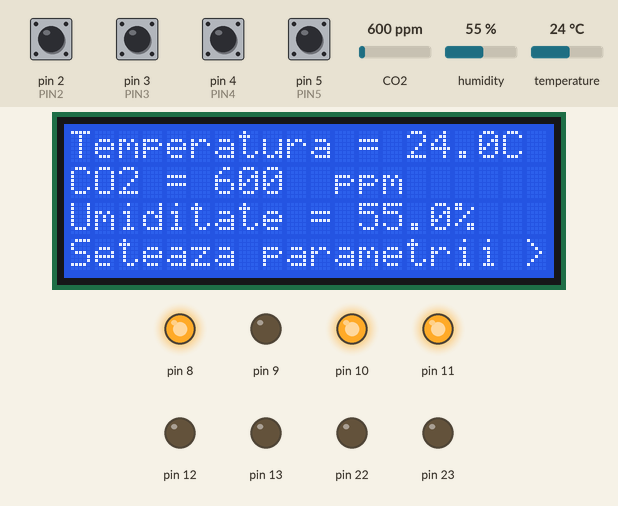
A sketch run on a simulated Arduino Uno, built with avr-gcc and run on an emulated ATmega328P. Shown: 20×4 character LCD, output pins drawn as LEDs (lit = HIGH). Inputs (shaded band) come from the test bench; at power-on: pin 2 (PIN2), pin 3 (PIN3), pin 4 (PIN4), pin 5 (PIN5) HIGH, CO2 600 ppm, temperature 24 °C, humidity 55 %.

Above: at 1.2 s.
1.3 s: CO2 set to 1050 ppm
At 2.2 s:
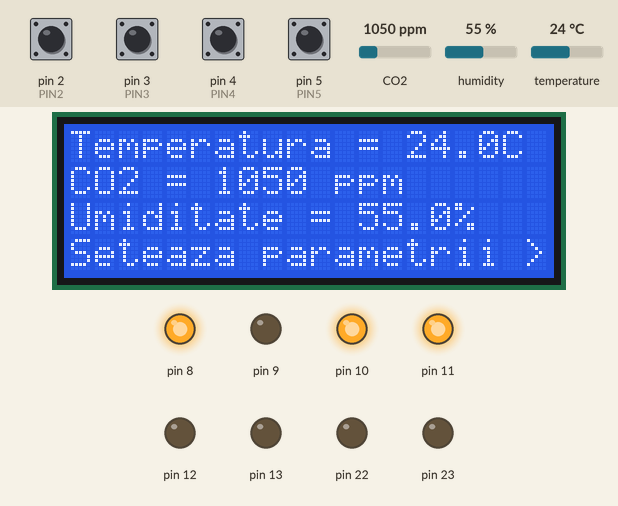
4.3 s: temperature set to 17.7 °C
At 5.7 s:
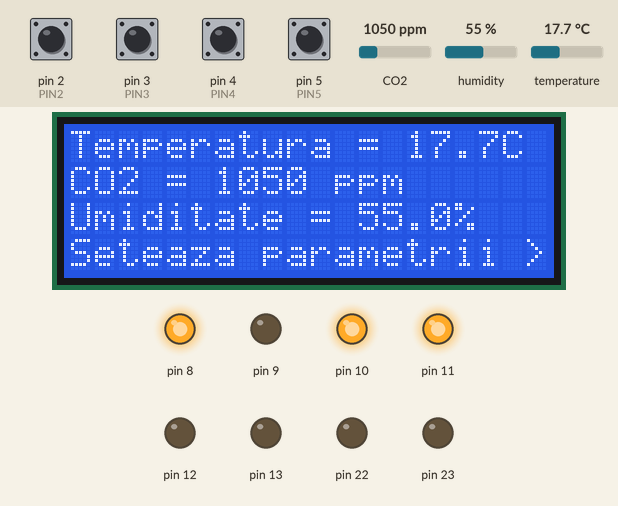
6.0 s: temperature set to 16.3 °C
At 7.2 s:
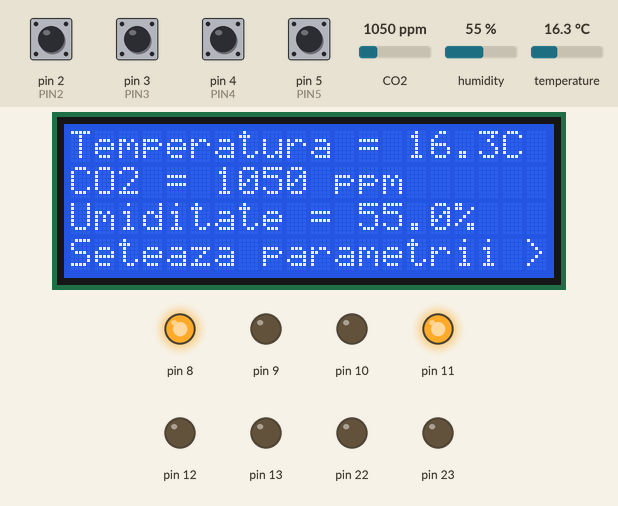
7.6 s: pin 2 (PIN2) pulled LOW for 0.2 s
At 9.3 s:
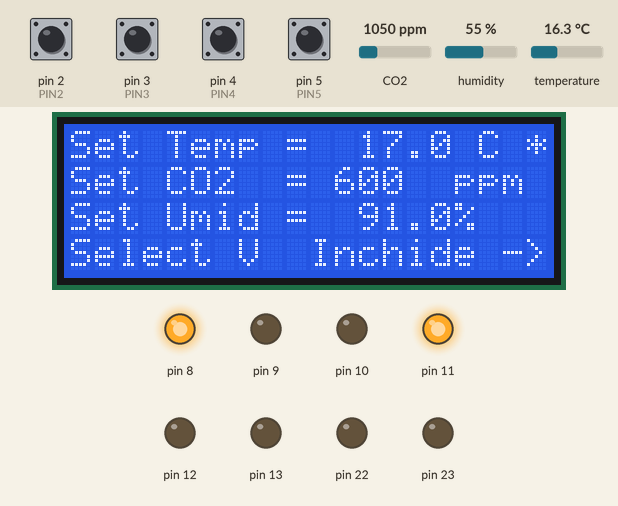
10.8 s: pin 2 (PIN2) pulled LOW for 1 s
At 11.4 s:
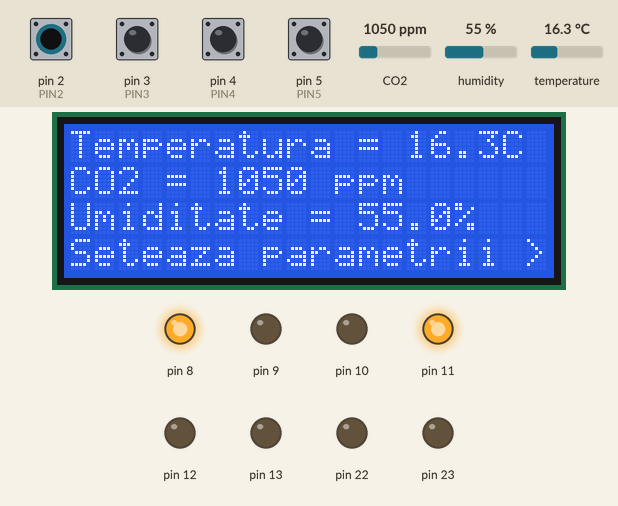
14.8 s: temperature set to 15.4 °C
At 16.1 s:
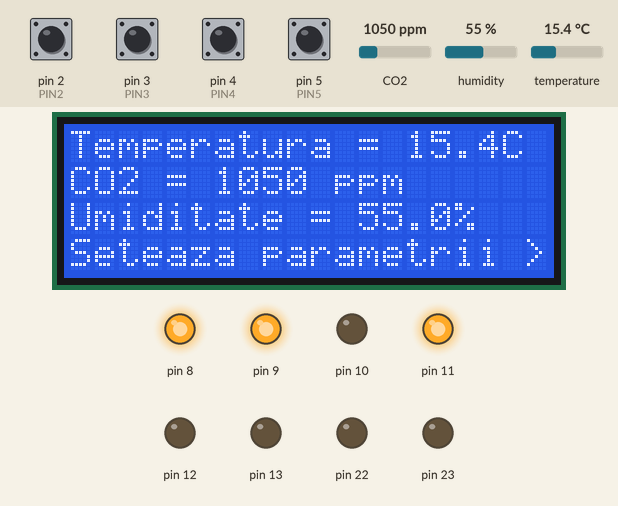
Timing chart, 0 to 17.8 s (numbered marks = the images above; inputs shaded):
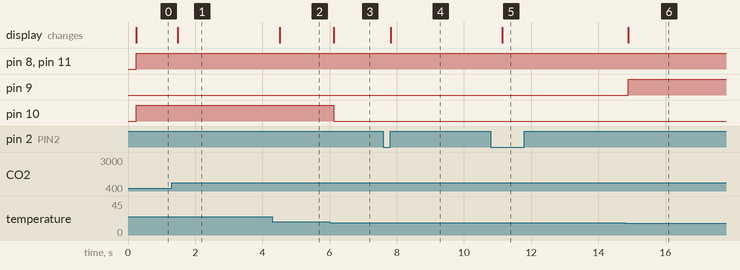

The sketch:

set_EEPROM_cort.ino
```cpp
#include <Arduino.h>
#include <SensirionI2CScd4x.h>
#include <Wire.h>
#include <LiquidCrystal_I2C.h>
LiquidCrystal_I2C lcd(0x27,20,4);
SensirionI2CScd4x scd4x;
#include <avr/interrupt.h>
#include <EEPROM.h>

#define PIN0 0
#define PIN1 1
#define PIN2 2
#define PIN3 3
#define PIN4 4
#define PIN5 5
#define PIN6 6
#define PIN7 7
int EEPROM_CO2 = 0;
int EEPROM_umid = 8;
int EEPROM_temp = 16;
uint16_t setCO2 = 600;
float setTemp = 17.0;
float setRH =91.0;
volatile bool menu_interrupt = false;
int16_t i=1002;
volatile bool setting = false;
bool cald=true,rece=true,umid=true;
ISR(INT0_vect)
{
  if(menu_interrupt){
    menu_interrupt = false;

  }
  else{
    menu_interrupt = true;
    i=1002;
   setting = false;
  }

}


void lcdprintmenu(bool setting, int16_t i){
  lcd.clear();
  lcd.setCursor(0,1);
  lcd.print("Set CO2  = ");
  lcd.setCursor(11,1);
  lcd.print(setCO2);
  lcd.setCursor(16,1);
  lcd.print("ppm");

  lcd.setCursor(0,0);
  lcd.print("Set Temp = ");
  lcd.setCursor(12,0);
  lcd.print(setTemp);
  lcd.setCursor(16,0);
  lcd.print(" C");

  lcd.setCursor(0,2);
  lcd.print("Set Umid = ");
  lcd.setCursor(12,2);
  lcd.print(setRH);
  lcd.setCursor(16,2);
  lcd.print("%");

  lcd.setCursor(0,3);
  if (setting == false)
    lcd.print("Select V  Inchide ->");
  else
    lcd.print("Inapoi V  Inchide ->");

  lcd.setCursor(19,i%3);
  lcd.print("*");
}

void printlcd(uint16_t co2, float temperature, float humidity){
  lcd.clear();
  lcd.setCursor(0,1);
  lcd.print("CO2 = ");
  lcd.setCursor(6,1);
  lcd.print(co2);
  lcd.setCursor(11,1);
  lcd.print("ppm");

  lcd.setCursor(0,0);
  lcd.print("Temperatura = ");
  lcd.setCursor(14,0);
  lcd.print(temperature);
  lcd.setCursor(18,0);
  lcd.print("C");

  lcd.setCursor(0,2);
  lcd.print("Umiditate = ");
  lcd.setCursor(12,2);
  lcd.print(humidity);
  lcd.setCursor(16,2);
  lcd.print("%");

  lcd.setCursor(0,3);
  lcd.print("Seteaza parametrii >");
}
void handleinterrupt(){


  lcdprintmenu(setting, i);
  delay(200);
    //sa aiba butoanele de pe pin 4,5 desene de up/down
  if((PIND & (1<<PIN5)) == 0)
    i--;
  if((PIND & (1<<PIN4)) == 0)
    i++;
  delay(100);
  lcdprintmenu(setting, i);
  if((PIND & (1<<PIN3)) == 0)
  {
    setting = true;
    delay(1000);
    switch (i%3){
        case 1:
          lcdprintmenu(setting, i);
          while((PIND & (1<<PIN3)) == (1<<PIN3) && menu_interrupt){

            if((PIND & (1<<PIN5)) == 0){
                setCO2 += 10;
                lcdprintmenu(setting, i);
                delay(100);
            }
            if((PIND & (1<<PIN4)) == 0){
                setCO2 -= 10;
                lcdprintmenu(setting, i);
                delay(100);
            }
          }
          break;

        case 0:
          lcdprintmenu(setting, i);
          while((PIND & (1<<PIN3)) == (1<<PIN3) && menu_interrupt){
            if((PIND & (1<<PIN5)) == 0){
              setTemp += 0.1;
              lcdprintmenu(setting, i);
              delay(100);
            }
            if((PIND & (1<<PIN4)) == 0){
              setTemp -= 0.1;
              lcdprintmenu(setting, i);
              delay(100);
            }
          }
          break;


        case 2:
          lcdprintmenu(setting, i);
          while((PIND & (1<<PIN3)) == (1<<PIN3) && menu_interrupt){
            if((PIND & (1<<PIN5)) == 0){
              setRH += 1;
              lcdprintmenu(setting, i);
              delay(100);
            }
            if((PIND & (1<<PIN4)) == 0){
              setRH -= 1;
              lcdprintmenu(setting, i);
              delay(100);
            }
          }
          break;

    }
    /*EEPROM.put(EEPROM_CO2,setCO2);
    EEPROM.put(EEPROM_umid,setRH);
    EEPROM.put(EEPROM_temp,setTemp);*/
    setting = false;

  }


}

void setup() {

  /*EEPROM.get(EEPROM_CO2,setCO2);
  EEPROM.get(EEPROM_umid,setRH);
  EEPROM.get(EEPROM_temp,setTemp);*/
  SREG |= 1<<SREG_I;
  //HI-LO INTERRUPT ON PIN 0
  EICRA = (0<<ISC11)|(0<<ISC10)|(1<<ISC01)|(0<<ISC00);
  EIMSK = (0<<INT1)|(1<<INT0);
  EIFR = (0<<INTF1)|(0<<INTF0);
  DDRD = 0x00;
  PORTD = 0xFF;//tre schimbat pe pinii care au butoane doar

  //outputs
  DDRB = 0xFF;
  PORTB = 0x00;
  // put your setup code here, to run once:
  Serial.begin(57600);       //Start serial com with the BT module (RX and TX pins
  lcd.init();       //Start the LC communication
  lcd.backlight();  //Turn on backlight for LCD
  //init of lcd screen

  Wire.begin();

  uint16_t error;
  char errorMessage[256];

  scd4x.begin(Wire);

  // stop potentially previously started measurement
  error = scd4x.stopPeriodicMeasurement();
  if (error) {
      Serial.print("Error trying to execute stopPeriodicMeasurement(): ");
      errorToString(error, errorMessage, 256);
      Serial.println(errorMessage);
  }

  // Start Measurement
  error = scd4x.startPeriodicMeasurement();
  if (error) {
      Serial.print("Error trying to execute startPeriodicMeasurement(): ");
      errorToString(error, errorMessage, 256);
      Serial.println(errorMessage);
  }

  //Serial.println("Waiting for first measurement... (5 sec)");
}

void loop() {

if (menu_interrupt == false){
  uint16_t error;
  char errorMessage[256];

  delay(100);

  // Read Measurement & afisare
  uint16_t co2 = 0;
  float temperature = 0.0f;
  float humidity = 0.0f;
  bool isDataReady = false;

  error = scd4x.getDataReadyFlag(isDataReady);
  if (error) {
      Serial.print("Error trying to execute getDataReadyFlag(): ");
      errorToString(error, errorMessage, 256);
      Serial.println(errorMessage);
      return;
  }
  if (!isDataReady) {
      return;
  }


  error = scd4x.readMeasurement(co2, temperature, humidity);
  if (error) {
      Serial.print("Error trying to execute readMeasurement(): ");
      errorToString(error, errorMessage, 256);
      Serial.println(errorMessage);
  } else if (co2 == 0) {
      Serial.println("Invalid sample detected, skipping.");
  }
  else {
    printlcd(co2,temperature,humidity);
    //FAE
    if(co2>setCO2)
      PORTB|=1<<PIN0;
    else if(co2<setCO2&&(cald==false)&&(rece==false)&&(umid==false))
      PORTB &= ~(1<<PIN0);
    // temp daca merge aerul

      //cald
      if(temperature<setTemp-1)
        {
          PORTB|=(1<<PIN1);
          PORTB|=1<<PIN0;
          cald = true;
        }
      else if(temperature>setTemp+1)
        {PORTB &= ~(1<<PIN1);
        cald=false;
        }


      //rece
      if(temperature>setTemp+2)
        {
          PORTB|=(1<<PIN2);
          PORTB|=1<<PIN0;
          rece=true;
        }
      else if(temperature<setTemp)
        {PORTB &= ~(1<<PIN2);
        rece=false;
        }

      //daca nu merge oprim tot

    if(humidity<setRH)
      {
        PORTB|=(1<<PIN3);
        PORTB|=1<<PIN0;
        umid=true;
      }
    else if (humidity>setRH)
      {PORTB &= ~(1<<PIN3);
      umid=false;
      }
  }
  }
  else{
    handleinterrupt();
  }
}
```

Measured:
- the behaviour switches between 17 and 16.9 °C on temperature (found by bisection; images 2 and 3)
- the behaviour switches between 16 and 15.9 °C on temperature (found by bisection; images 5 and 6)
- after the input at 1.3 s, the display: changes after 0.19 s (image 1)
- after the input at 4.3 s, the display: changes after 0.22 s (image 2)
- after the input at 6.0 s, pin 10: HIGH → LOW after 0.13 s; the display: changes after 0.13 s (image 3)
- after the input at 7.6 s, the display: changes after 0.22 s (image 4)
- after the input at 10.8 s, the display: changes after 0.34 s (image 5)
- after the input at 14.8 s, pin 9: LOW → HIGH after 0.09 s; the display: changes after 0.09 s (image 6)
